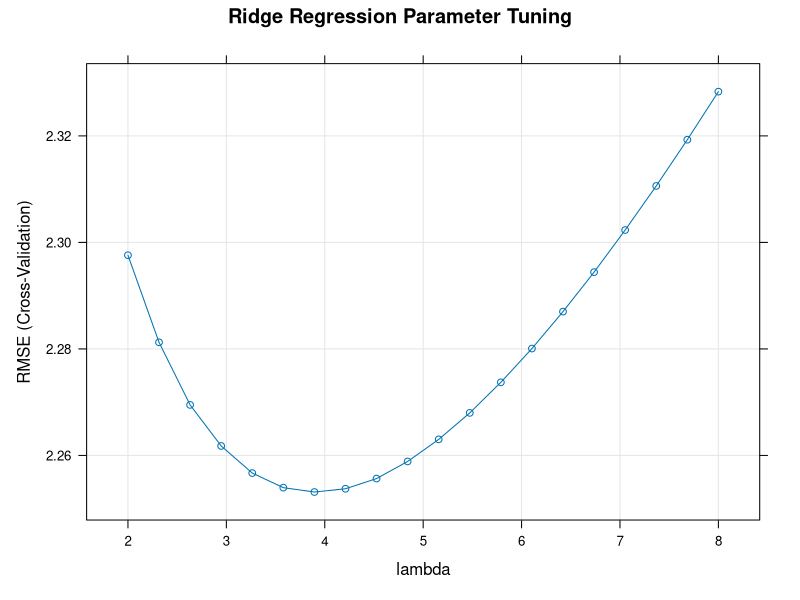
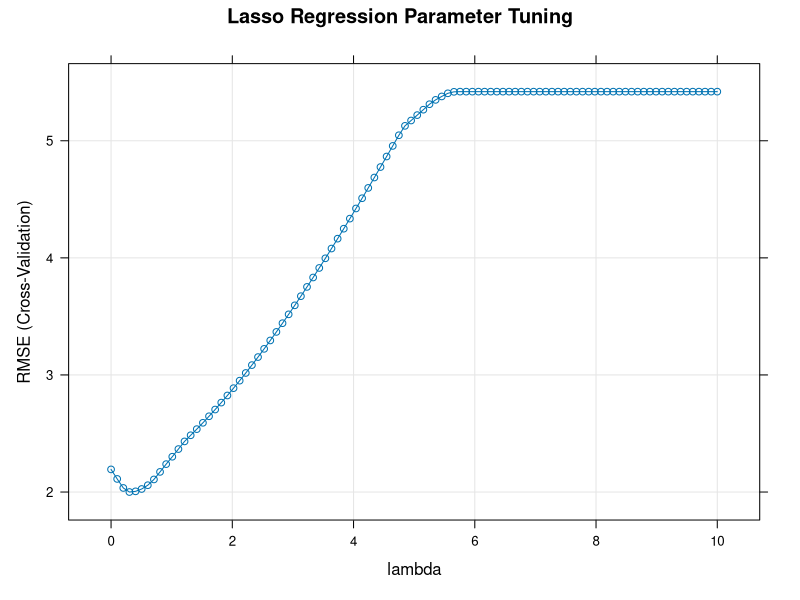
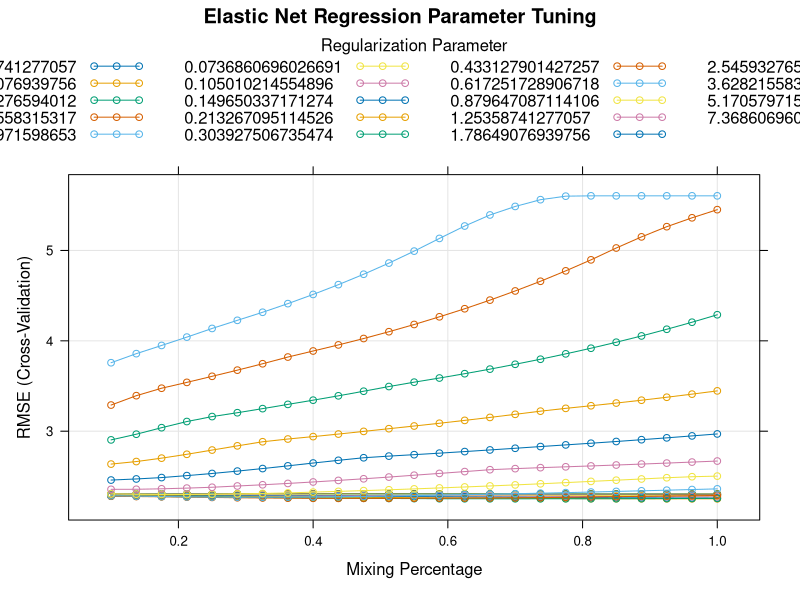
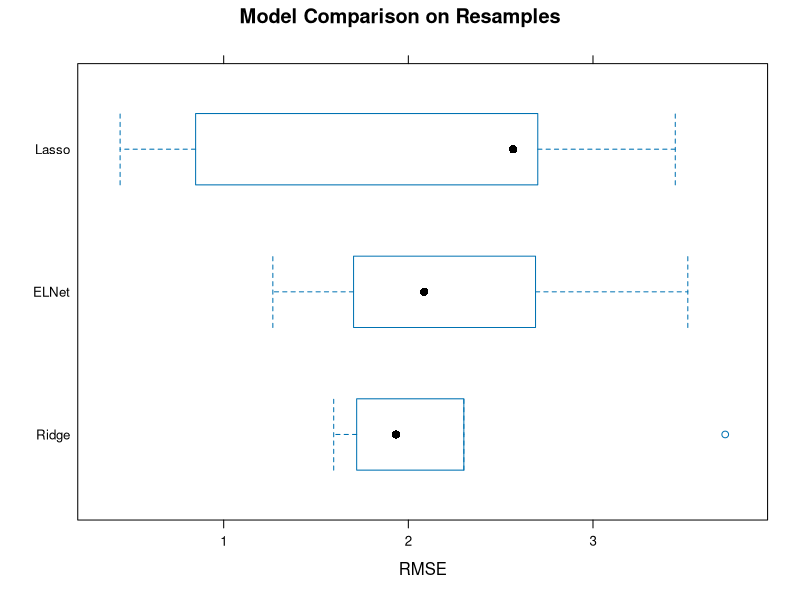

These figures' R source, in order:
## ---- chunk 1
library(tidyverse)
library(caret)

data("mtcars")

set.seed(123)
partition <- createDataPartition(mtcars$mpg, p = 0.6, list = FALSE)
training <- mtcars[partition, ]
testing <- mtcars[-partition, ]

train_control <- trainControl(
  method = "cv",
  number = 5,  # number of folds, usually 10, but 5 for smaller data sets
#  index = createFolds(training$mpg, k = 5),  # specify the fold index
#  verboseIter = FALSE,  # don't print the results to the log
  savePredictions = "final"  # saves predictions for the optimal tuning parameters
)
## ---- chunk 2
set.seed(1234)
mdl_ridge <- train(
  mpg ~ .,
  data = training,
  method = "glmnet",
  metric = "RMSE",  # Choose from RMSE, RSquared, AIC, BIC, ...others?
  preProcess = c("zv",  # remove and variables with zero variance (a single value)
                 "medianImpute",   # impute NAs with median (then try knnImpute!)
                 "center", "scale"  # standardize data for linear models "it just works better."
                # "pca"  # reduce dimensions of nearly-zero variance columns
                 ),  
  tuneGrid = expand.grid(
    .alpha = 0,  # optimize a ridge regression
    .lambda = seq(2, 8, length = 20)),  # create range by experiment to find metric's local min
  trControl = train_control
  )
mdl_ridge
## ---- chunk 3
plot(mdl_ridge, main = "Ridge Regression Parameter Tuning", xlab = "lambda")
## ---- chunk 4
(ridge.perf <- postResample(pred = predict(mdl_ridge, newdata = testing), 
                            obs = testing$mpg))
## ---- chunk 5
varImp(mdl_ridge$finalModel)
## ---- chunk 6
set.seed(123)
mdl_lasso <- train(
  mpg ~ .,
  data = training,
  method = "glmnet",
  metric = "RMSE",  # Choose from RMSE, RSquared, AIC, BIC, ...others?
  preProcess = c("zv",  # remove and variables with zero variance (a single value)
                 "medianImpute",   # impute NAs with median (then try knnImpute!)
                 "center", "scale",  # standardize data for linear models "it just works better."
                 "pca"  # reduce dimensions of nearly-zero variance columns
                 ),  
  tuneGrid = expand.grid(
    .alpha = 1,  # optimize a lasso regression
    .lambda = seq(0, 10, length = 100)),  # create range by experiment to find metric's local min
  trControl = train_control
  )
mdl_lasso
## ---- chunk 7
plot(mdl_lasso, main = "Lasso Regression Parameter Tuning", xlab = "lambda")
## ---- chunk 8
(lasso.perf <- postResample(pred = predict(mdl_lasso, newdata = testing), 
                            obs = testing$mpg))
## ---- chunk 9
set.seed(12345)
mdl_elnet <- train(
  mpg ~ .,
  data = training,
  method = "glmnet",
  metric = "RMSE",  # Choose from RMSE, RSquared, AIC, BIC, ...others?
  tuneLength = 25,  # Do not choose values - let the algorith search for them
  preProcess = c("zv",  # remove and variables with zero variance (a single value)
                 "medianImpute",   # impute NAs with median (then try knnImpute!)
                 "center", "scale",  # standardize data for linear models "it just works better."
                 "pca"  # reduce dimensions of nearly-zero variance columns
                 ),  
  trControl = train_control
  )
mdl_elnet
## ---- chunk 10
plot(mdl_elnet, main = "Elastic Net Regression Parameter Tuning")
## ---- chunk 11
(elnet.perf <- postResample(pred = predict(mdl_elnet, newdata = testing), 
                            obs = testing$mpg))
## ---- chunk 12
rbind(ridge.perf, lasso.perf, elnet.perf)
## ---- chunk 13
model.resamples <- resamples(list(Ridge = mdl_ridge,
                                  Lasso = mdl_lasso,
                                  ELNet = mdl_elnet))
summary(model.resamples)
## ---- chunk 14
bwplot(model.resamples, metric = "RMSE", main = "Model Comparison on Resamples")
## ---- chunk 15
set.seed(123)
final.model <- train(
  mpg ~ .,
  data = training,
  method = "glmnet",
  metric = "RMSE",  # Choose from RMSE, RSquared, AIC, BIC, ...others?
  preProcess = c("medianImpute",   # impute NAs with median (then try knnImpute!)
                 "center", "scale"),  # standardize data for linear models "it just works better."
  tuneGrid = data.frame(
    .alpha = mdl_lasso$bestTune$alpha,  # optimized hyperparameters
    .lambda = mdl_lasso$bestTune$lambda),  # optimized hyperparameters
  trControl = train_control
  )
final.model
